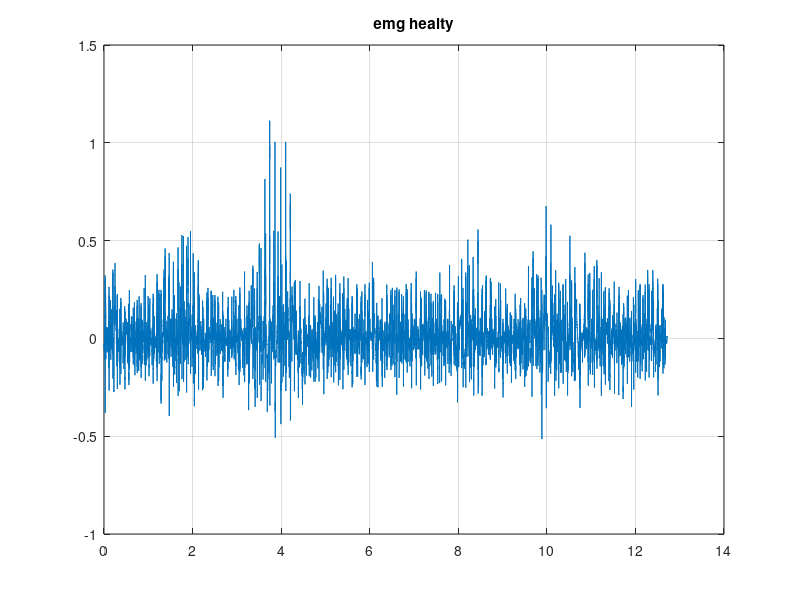
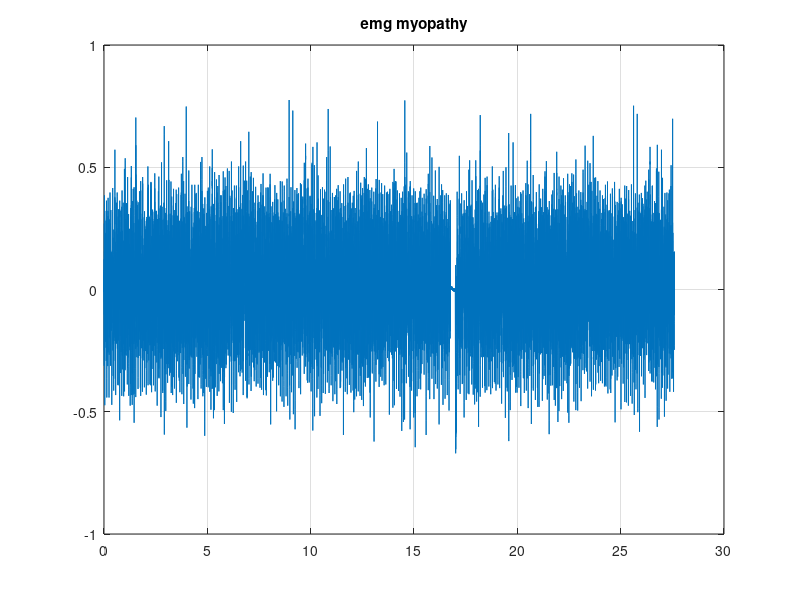
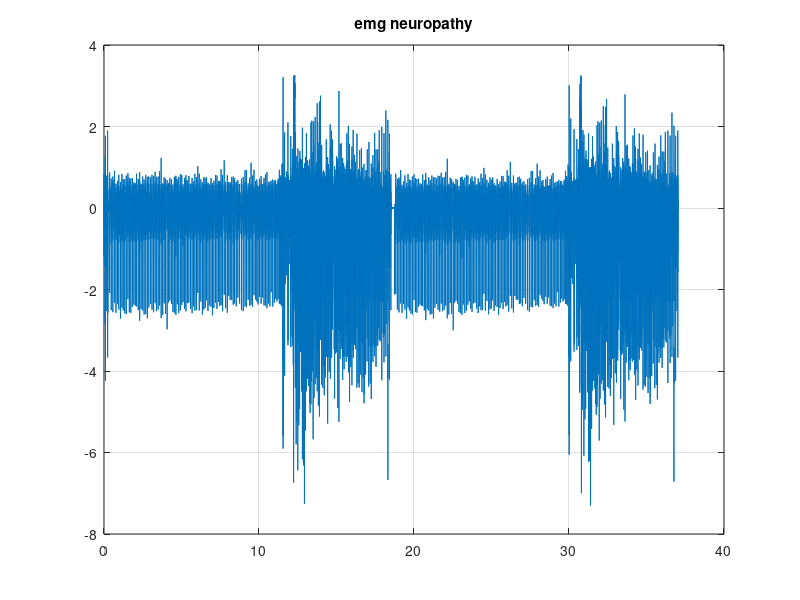

Write the MATLAB code that produced these figures, in order.
A=load('emg_healthy.txt');
figure(1),plot(A(:,1),A(:,2)),title('emg healty'),grid

B=load('emg_myopathy.txt');
figure(2),plot(B(:,1),B(:,2)),title('emg myopathy'),grid 

C=load('emg_neuropathy.txt');
figure(3),plot(C(:,1),C(:,2)),title('emg neuropathy'),grid

